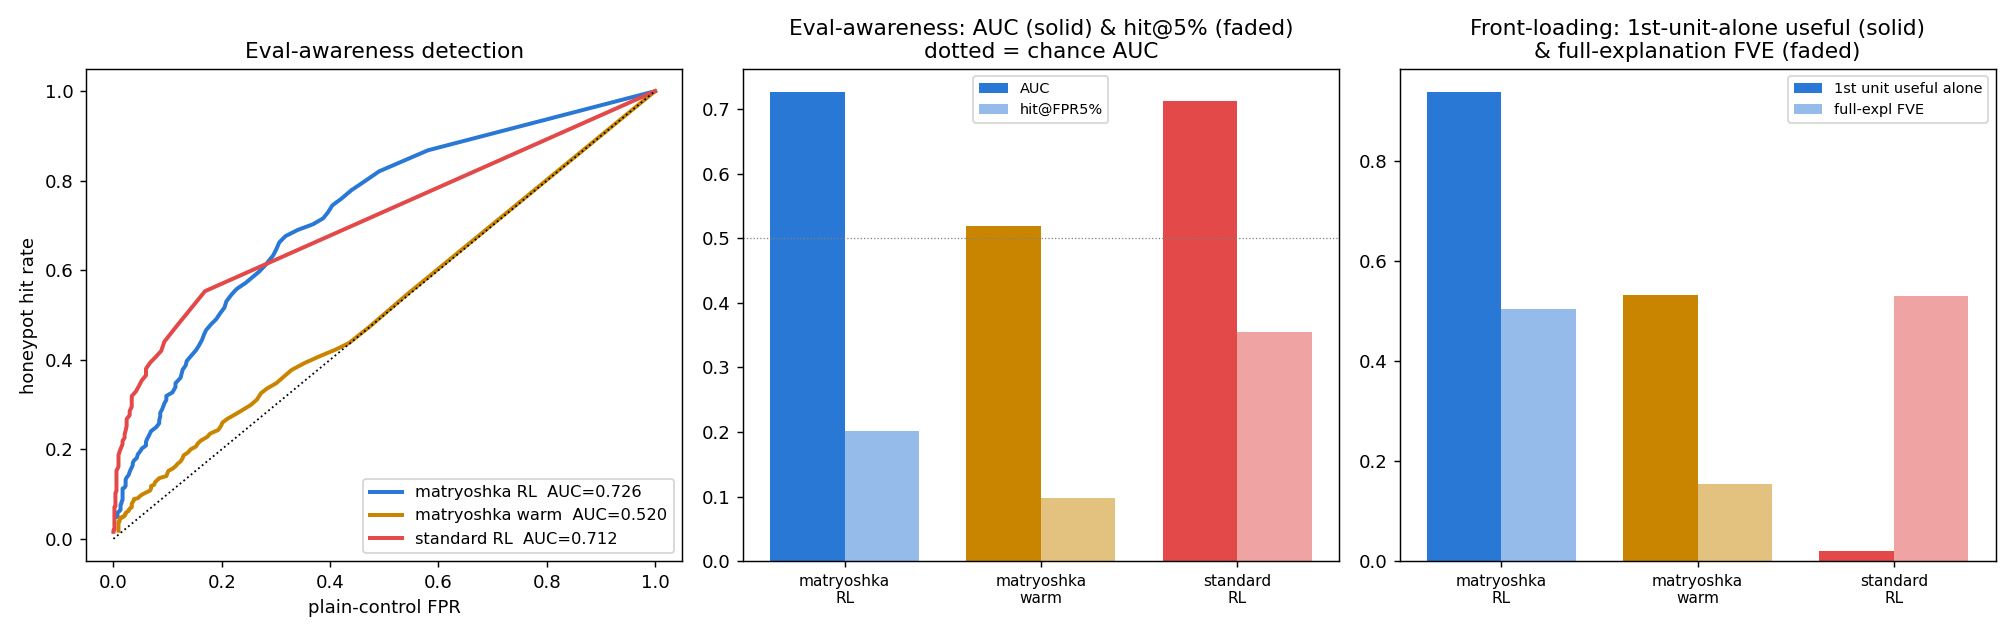

The script that saved this image:
"""Three-way: matryoshka RL vs matryoshka warm-start vs standard (normal) RL.

All eval-awareness scores already exist (same gpt-4o-mini judge, same 5,275
positions). Disentangles two axes:
  - RL vs warm-start (does the RL training help?)
  - matryoshka vs standard format (does the ranked-list format help?)

    matryoshka RL   : space/{eval_awareness,precache,loo}.json     (line units)
    matryoshka warm : warmstart_{eval_awareness,precache}.json     (line units, solo inline)
    standard RL     : space_std/{eval_awareness,precache,loo}.json (sentence units)

    python three_way.py
"""
import json
import re
from pathlib import Path

import numpy as np

HERE = Path(__file__).resolve().parent
HONEY = "<|im_start|>system"
SENT = re.compile(r"(?<=[.!?])\s+")

MODELS = {
    "matryoshka RL":   dict(ea="space/eval_awareness.json",   pc="space/precache.json",
                            loo="space/loo.json",   unit="line",  c="#2a78d6"),
    "matryoshka warm": dict(ea="warmstart_eval_awareness.json", pc="warmstart_precache.json",
                            loo=None,                unit="line",  c="#c98500"),
    "standard RL":     dict(ea="space_std/eval_awareness.json", pc="space_std/precache.json",
                            loo="space_std/loo.json", unit="sent", c="#e34948"),
}


def auc(neg, pos):
    from scipy.stats import rankdata
    neg, pos = neg[~np.isnan(neg)], pos[~np.isnan(pos)]
    r = rankdata(np.concatenate([neg, pos]))
    return (r[len(neg):].sum() - len(pos) * (len(pos) + 1) / 2) / (len(neg) * len(pos))


def paware(ea_path):
    ea = json.load(open(HERE / ea_path))["entries"]
    plain, honey = [], None
    for e in ea:
        p = np.array([np.nan if v is None else v for v in e["paware"]], dtype=float)
        if e["text"].startswith(HONEY):
            honey = p
        else:
            plain.append(p)
    pl = np.concatenate(plain); pl = pl[~np.isnan(pl)]
    hp = honey[~np.isnan(honey)]
    return pl, hp


def frontload(cfg):
    """first-unit-solo array, full-FVE array."""
    pc = json.load(open(HERE / cfg["pc"]))["entries"]
    if cfg["loo"]:
        loo = json.load(open(HERE / cfg["loo"]))["entries"]
        first_solo = np.array([s[0] for e in loo for s in e["solo"] if s])
    else:  # warm-start: solo inline in precache
        first_solo = np.array([r["solo"][0] for e in pc for r in e["results"]
                               if r and r.get("solo")])
    full = np.array([r["fve"][-1] for e in pc for r in e["results"]
                     if r and r.get("fve")])
    return first_solo, full


def main():
    print(f"{'model':17s} {'AUC':>6s} {'plainμ':>7s} {'honeyμ':>7s} {'hit@1%':>7s} {'hit@5%':>7s} "
          f"| {'1st-solo+':>9s} {'fullFVE':>7s}")
    stats = {}
    for name, cfg in MODELS.items():
        pl, hp = paware(cfg["ea"])
        a = auc(pl, hp)
        h1 = (hp >= np.quantile(pl, 0.99)).mean()
        h5 = (hp >= np.quantile(pl, 0.95)).mean()
        fs, full = frontload(cfg)
        stats[name] = dict(auc=a, plain=pl.mean(), honey=hp.mean(), h1=h1, h5=h5,
                           solo_pos=np.mean(fs > 0), full=full.mean(), pl=pl, hp=hp)
        print(f"{name:17s} {a:6.3f} {pl.mean():7.3f} {hp.mean():7.3f} {h1:7.1%} {h5:7.1%} "
              f"| {np.mean(fs > 0):9.1%} {full.mean():7.3f}")

    print("\ninterpretation:")
    print("  eval-awareness AUC: RL >> warm-start (RL creates the signal); "
          "matryoshka RL vs standard RL similar")
    print("  hit@matched-FPR: standard RL highest (less saturated scores; bias confound)")
    print("  front-loading (1st-unit-useful-alone): matryoshka RL unique — needs BOTH "
          "format AND RL")

    import matplotlib
    matplotlib.use("Agg")
    import matplotlib.pyplot as plt
    fig, ax = plt.subplots(1, 3, figsize=(15.5, 4.9))

    # ROC
    for name, cfg in MODELS.items():
        s = stats[name]
        thr = np.unique(np.concatenate([s["pl"], s["hp"]]))[::-1]
        fpr = [(s["pl"] >= t).mean() for t in thr] + [1.0]
        tpr = [(s["hp"] >= t).mean() for t in thr] + [1.0]
        ax[0].plot(fpr, tpr, lw=2.2, color=cfg["c"], label=f"{name}  AUC={s['auc']:.3f}")
    ax[0].plot([0, 1], [0, 1], "k:", lw=1)
    ax[0].set(xlabel="plain-control FPR", ylabel="honeypot hit rate",
              title="Eval-awareness detection")
    ax[0].legend(loc="lower right", fontsize=9)

    # eval-awareness bars: AUC + hit@5%
    names = list(MODELS)
    x = np.arange(len(names))
    ax[1].bar(x - 0.19, [stats[n]["auc"] for n in names], 0.38,
              color=[MODELS[n]["c"] for n in names], label="AUC")
    ax[1].bar(x + 0.19, [stats[n]["h5"] for n in names], 0.38,
              color=[MODELS[n]["c"] for n in names], alpha=.5, label="hit@FPR5%")
    ax[1].axhline(0.5, color="gray", lw=.7, ls=":")
    ax[1].set_xticks(x); ax[1].set_xticklabels([n.replace(" ", "\n") for n in names], fontsize=8.5)
    ax[1].set(title="Eval-awareness: AUC (solid) & hit@5% (faded)\ndotted = chance AUC", ylabel="")
    ax[1].legend(fontsize=8)

    # front-loading bars: 1st-unit-solo-positive% + full-FVE
    ax[2].bar(x - 0.19, [stats[n]["solo_pos"] for n in names], 0.38,
              color=[MODELS[n]["c"] for n in names], label="1st unit useful alone")
    ax[2].bar(x + 0.19, [stats[n]["full"] for n in names], 0.38,
              color=[MODELS[n]["c"] for n in names], alpha=.5, label="full-expl FVE")
    ax[2].set_xticks(x); ax[2].set_xticklabels([n.replace(" ", "\n") for n in names], fontsize=8.5)
    ax[2].set(title="Front-loading: 1st-unit-alone useful (solid)\n& full-explanation FVE (faded)", ylabel="")
    ax[2].legend(fontsize=8)

    fig.tight_layout()
    png = HERE / "three_way.png"
    fig.savefig(png, dpi=130)
    print(f"\n[saved] {png}")


if __name__ == "__main__":
    main()
